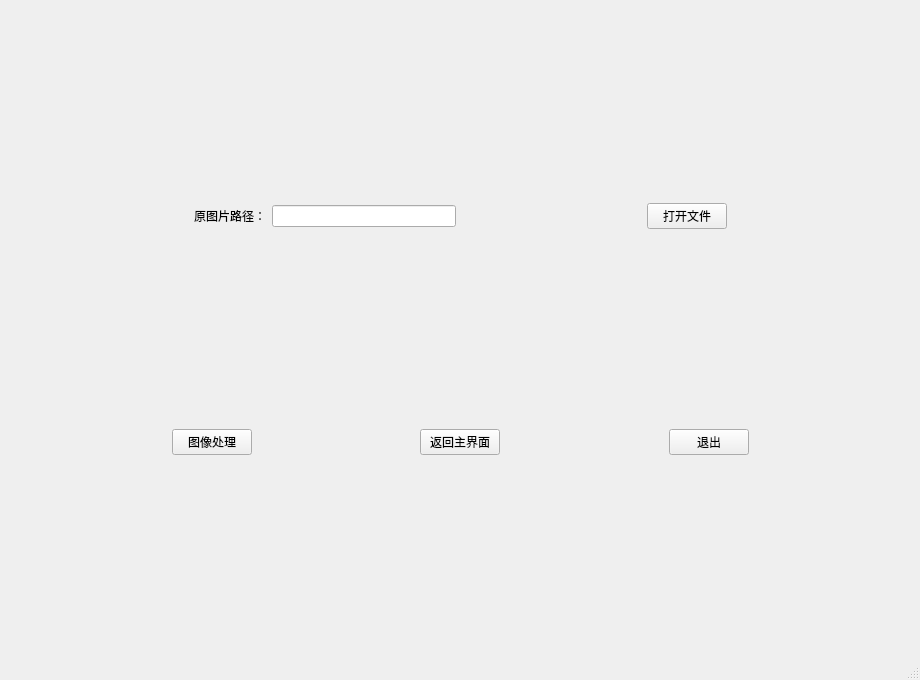
<?xml version="1.0" encoding="UTF-8"?>
<ui version="4.0">
 <class>MainWindow</class>
 <widget class="QMainWindow" name="MainWindow">
  <property name="geometry">
   <rect>
    <x>0</x>
    <y>0</y>
    <width>920</width>
    <height>680</height>
   </rect>
  </property>
  <property name="minimumSize">
   <size>
    <width>920</width>
    <height>680</height>
   </size>
  </property>
  <property name="windowTitle">
   <string>中文识别</string>
  </property>
  <property name="windowIcon">
   <iconset resource="resources.qrc">
    <normaloff>:/images/AI Studio.ico</normaloff>:/images/AI Studio.ico</iconset>
  </property>
  <widget class="QWidget" name="centralwidget">
   <layout class="QGridLayout" name="gridLayout">
    <item row="1" column="0">
     <layout class="QHBoxLayout" name="horizontalLayout_3">
      <item>
       <spacer name="horizontalSpacer_6">
        <property name="orientation">
         <enum>Qt::Horizontal</enum>
        </property>
        <property name="sizeHint" stdset="0">
         <size>
          <width>40</width>
          <height>20</height>
         </size>
        </property>
       </spacer>
      </item>
      <item>
       <widget class="QPushButton" name="pushButton_deal">
        <property name="text">
         <string>图像处理</string>
        </property>
       </widget>
      </item>
      <item>
       <spacer name="horizontalSpacer_8">
        <property name="orientation">
         <enum>Qt::Horizontal</enum>
        </property>
        <property name="sizeHint" stdset="0">
         <size>
          <width>40</width>
          <height>20</height>
         </size>
        </property>
       </spacer>
      </item>
      <item>
       <widget class="QPushButton" name="pushButton_back">
        <property name="text">
         <string>返回主界面</string>
        </property>
       </widget>
      </item>
      <item>
       <spacer name="horizontalSpacer_10">
        <property name="orientation">
         <enum>Qt::Horizontal</enum>
        </property>
        <property name="sizeHint" stdset="0">
         <size>
          <width>40</width>
          <height>20</height>
         </size>
        </property>
       </spacer>
      </item>
      <item>
       <widget class="QPushButton" name="pushButton_exit">
        <property name="text">
         <string>退出</string>
        </property>
       </widget>
      </item>
      <item>
       <spacer name="horizontalSpacer_9">
        <property name="orientation">
         <enum>Qt::Horizontal</enum>
        </property>
        <property name="sizeHint" stdset="0">
         <size>
          <width>40</width>
          <height>20</height>
         </size>
        </property>
       </spacer>
      </item>
     </layout>
    </item>
    <item row="0" column="0">
     <layout class="QHBoxLayout" name="horizontalLayout">
      <item>
       <spacer name="horizontalSpacer">
        <property name="orientation">
         <enum>Qt::Horizontal</enum>
        </property>
        <property name="sizeHint" stdset="0">
         <size>
          <width>40</width>
          <height>20</height>
         </size>
        </property>
       </spacer>
      </item>
      <item>
       <widget class="QLabel" name="label">
        <property name="text">
         <string>原图片路径：</string>
        </property>
       </widget>
      </item>
      <item>
       <widget class="QLineEdit" name="lineEdit"/>
      </item>
      <item>
       <spacer name="horizontalSpacer_3">
        <property name="orientation">
         <enum>Qt::Horizontal</enum>
        </property>
        <property name="sizeHint" stdset="0">
         <size>
          <width>40</width>
          <height>20</height>
         </size>
        </property>
       </spacer>
      </item>
      <item>
       <widget class="QPushButton" name="pushButton_openfile">
        <property name="text">
         <string>打开文件</string>
        </property>
       </widget>
      </item>
      <item>
       <spacer name="horizontalSpacer_4">
        <property name="orientation">
         <enum>Qt::Horizontal</enum>
        </property>
        <property name="sizeHint" stdset="0">
         <size>
          <width>40</width>
          <height>20</height>
         </size>
        </property>
       </spacer>
      </item>
     </layout>
    </item>
   </layout>
  </widget>
  <widget class="QMenuBar" name="menubar">
   <property name="geometry">
    <rect>
     <x>0</x>
     <y>0</y>
     <width>920</width>
     <height>23</height>
    </rect>
   </property>
  </widget>
  <widget class="QStatusBar" name="statusbar"/>
 </widget>
 <resources>
  <include location="resources.qrc"/>
 </resources>
 <connections/>
</ui>
